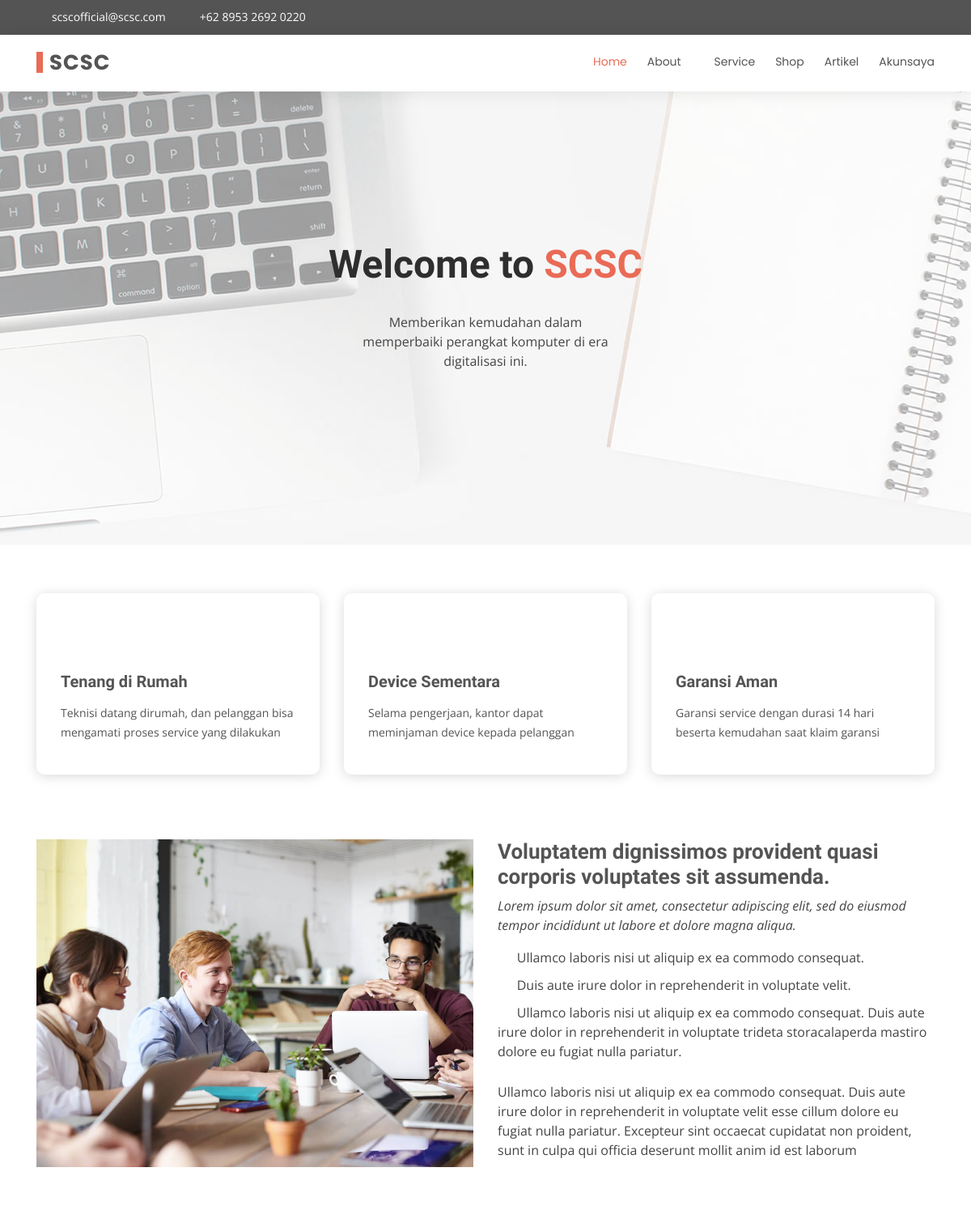
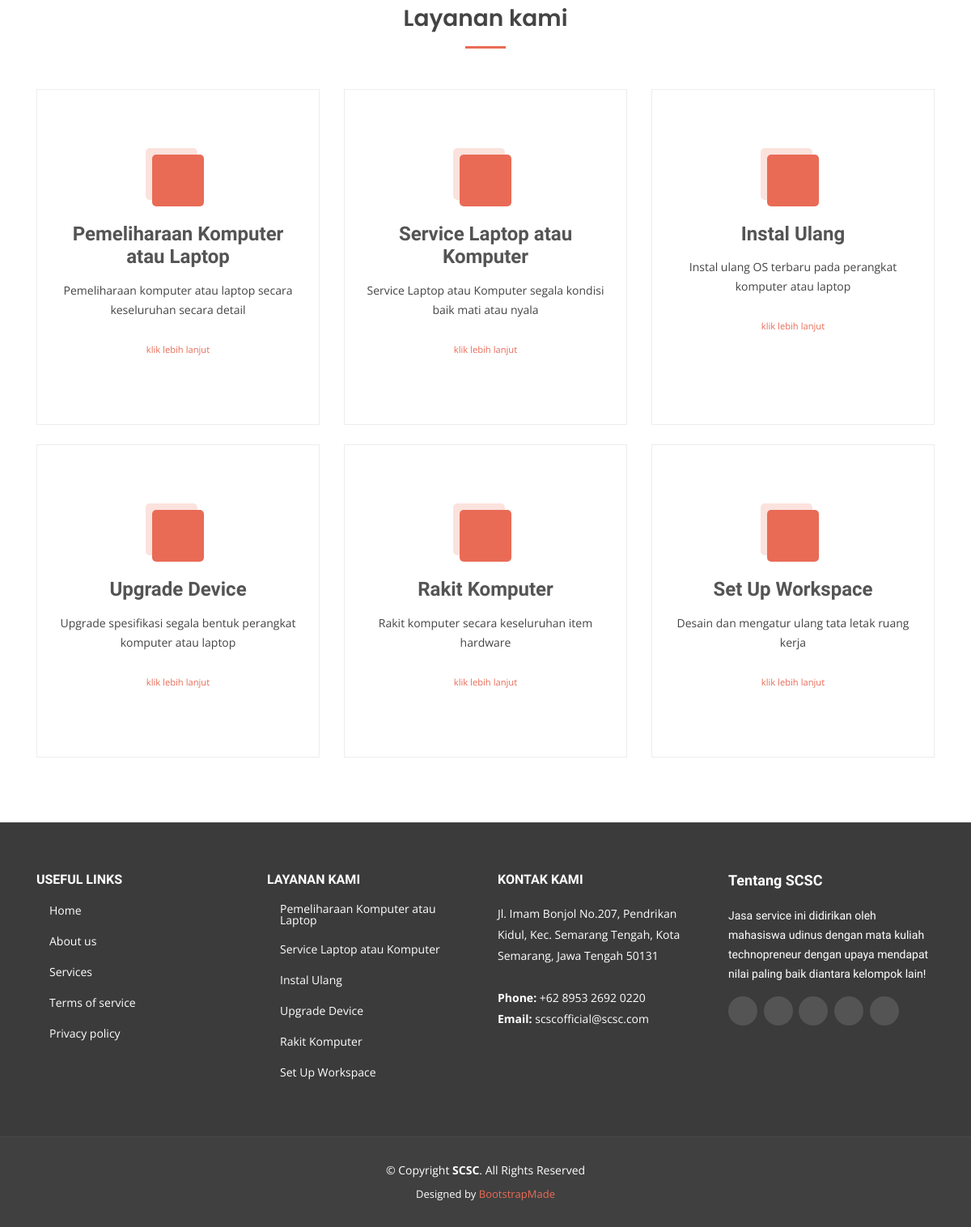
The page / on the database its author committed (2 pictures, top to bottom).
### tables this page shows
CREATE TABLE `homemenu` (
  `id` int(191) NOT NULL,
  `name` varchar(191) NOT NULL,
  `value` varchar(191) NOT NULL,
  `status` int(191) NOT NULL
);

CREATE TABLE `corefitur` (
  `id` int(191) NOT NULL,
  `name` varchar(191) NOT NULL,
  `icon` varchar(191) NOT NULL,
  `description` text NOT NULL
);

CREATE TABLE `service` (
  `id` int(191) NOT NULL,
  `icon` varchar(191) NOT NULL,
  `name` varchar(191) NOT NULL,
  `description` text NOT NULL,
  `estimation` varchar(191) NOT NULL,
  `level` int(191) NOT NULL,
  `price` int(191) NOT NULL,
  `status` int(191) NOT NULL
);

### application/controllers/Home.php (called while the page is built, shortened)
<?php
class home extends CI_Controller
{
    public function index()
    {
        $data['title'] = "SCSC";
        $tempVar = $this->scsc->getAll("homemenu");
        $data['menu'] = $tempVar;
        $tempVar = $this->scsc->getAll("homemenuabout");
        $data['submenu'] = $tempVar;
        $tempVar = $this->scsc->getData("profil",array('name'=>'tentang'));
        $tempVar = $tempVar[0]["value"];
        $data['tentang'] = $tempVar;
        $tempVar = $this->scsc->getData("profil",array('name'=>'slogan'));
        $tempVar = $tempVar[0]["value"];
        $data['slogan'] = $tempVar;
        $tempVar = $this->scsc->getData("profil",array('name'=>'logo'));
        $tempVar = $tempVar[0]["value"];
        $data['logo'] = $tempVar;
        $tempVar = $this->scsc->getData("profil",array('name'=>'singkatan'));
        $tempVar = $tempVar[0]["value"];
        $data['singkatan'] = $tempVar;
        $tempVar = $this->scsc->getData("profil",array('name'=>'email'));
        $tempVar = $tempVar[0]["value"];
        $data['email'] = $tempVar;
        $tempVar = $this->scsc->getData("profil",array('name'=>'alamat'));
        $tempVar = $tempVar[0]["value"];
        $data['alamat'] = $tempVar;
        $tempVar = $this->scsc->getData("profil",array('name'=>'telp'));
        $tempVar = $tempVar[0]["value"];
        $data['telp'] = $tempVar;
        $tempVar = $this->scsc->getData("profil",array('name'=>'twitter'));
        $tempVar = $tempVar[0]["value"];
        $data['twitter'] = $tempVar;
        $tempVar = $this->scsc->getData("profil",array('name'=>'facebook'));
        $tempVar = $tempVar[0]["value"];
        $data['facebook'] = $tempVar;
        $tempVar = $this->scsc->getData("profil",array('name'=>'instagram'));
        $tempVar = $tempVar[0]["value"];
        $data['instagram'] = $tempVar;
        $tempVar = $this->scsc->getData("profil",array('name'=>'skype'));
        $tempVar = $tempVar[0]["value"];
        $data['skype'] = $tempVar;
        $tempVar = $this->scsc->getData("profil",array('name'=>'linkedin'));
        $tempVar = $tempVar[0]["value"];
        $data['linkedin'] = $tempVar;
        $tempVar = $this->scsc->getAll("corefitur");
        $data['mainfitur'] = $tempVar;
        $tempVar = $this->scsc->getData("service",array('status'=>'1'));
        $data['services'] = $tempVar;
        $data['active'] = 1;
        $data['dd'] = 2;
        $data['dda'] = 0;
        $this->load->view('home/header', $data);
        $this->load->view('home/top', $data);
        $this->load->view('home/index', $data);
        $this->load->view('home/footer', $data);
    }
}

### index.php (called while the page is built, shortened)
<?php
require_once BASEPATH.'core/CodeIgniter.php';

### application/models/scsc.php (called while the page is built, shortened)
<?php
class scsc extends CI_Model
{
    public function getData($dataBase, $where)
    {
        return $this->db->get_where($dataBase, $where)->result_array();
    }
    public function getAll($tabel)
    {
        return $this->db->get($tabel)->result_array();
    }
}

### application/views/home/index.php (the view, shortened to what this page needs)
<section id="hero">
  <div class="hero-container">
    <div id="heroCarousel" class="carousel slide carousel-fade" data-ride="carousel">
        <div class="carousel-item active" style="background: url(<?= base_url();?>assets/home/img/slide/slide-1.jpg)">
          <div class="carousel-container">
            <div class="carousel-content">
              <h2 class="animate__animated animate__fadeInDown">Welcome to <span><?= $singkatan;?></span></h2>
              <p class="animate__animated animate__fadeInUp"><?= $slogan;?>.</p>
            </div>
          </div>
        </div>
    </div>
  </div>
</section>
<main id="main">
  <section id="featured" class="featured">
    <div class="container">
      <div class="row">
        <?php foreach($mainfitur as $fitur):?>
        <div class="col-lg-4">
          <div class="icon-box">
            <i class="<?= $fitur['icon']?>"></i>
            <h3><a href=""><?= $fitur['name']?></a></h3>
            <p><?= $fitur['description']?></p>
          </div>
        </div>
        <?php endforeach;?>
      </div>
    </div>
  </section>
  <section id="about" class="about">
    <div class="container">
      <div class="row">
        <div class="col-lg-6">
          <img src="<?= base_url();?>assets/home/img/about.jpg" class="img-fluid" alt="">
        </div>
        <div class="col-lg-6 pt-4 pt-lg-0 content">
          <h3>Voluptatem dignissimos provident quasi corporis voluptates sit assumenda.</h3>
          <p class="font-italic">
            Lorem ipsum dolor sit amet, consectetur adipiscing elit, sed do eiusmod tempor incididunt ut labore et dolore
            magna aliqua.
          </p>
          <ul>
            <li><i class="icofont-check-circled"></i> Ullamco laboris nisi ut aliquip ex ea commodo consequat.</li>
            <li><i class="icofont-check-circled"></i> Duis aute irure dolor in reprehenderit in voluptate velit.</li>
            <li><i class="icofont-check-circled"></i> Ullamco laboris nisi ut aliquip ex ea commodo consequat. Duis aute irure dolor in reprehenderit in voluptate trideta storacalaperda mastiro dolore eu fugiat nulla pariatur.</li>
          </ul>
          <p>
            Ullamco laboris nisi ut aliquip ex ea commodo consequat. Duis aute irure dolor in reprehenderit in voluptate
            velit esse cillum dolore eu fugiat nulla pariatur. Excepteur sint occaecat cupidatat non proident, sunt in
            culpa qui officia deserunt mollit anim id est laborum
          </p>
        </div>
      </div>
    </div>
  </section>
  <section id="services" class="services">
    <div class="container">
      <div class="section-title" data-aos="fade-up">
        <h2>Layanan kami</h2>
      </div>
      <div class="row">
        <?php $a=1 ;
        foreach($services as $service):?>
          <div class="col-lg-4 col-md-6 d-flex align-items-stretch <?php if($a > 3):?>mt-4<?php endif;?>">
            <div class="icon-box">
              <div class="icon"><i class="bx <?= $service['icon'];?>"></i></div>
              <h4><a href=""><?= $service['name'];?></a></h4>
              <p><?= $service['description'];?></p>
              <br>
              <a href="<?= base_url()?>service/serviceitem/<?= $service['name'];?>" class="stretched-link"><p><small>klik lebih lanjut</small></p></a>
            </div>
          </div>
        <?php $a++;
        endforeach;?>
      </div>
    </div>
  </section>
</main>

### application/views/home/top.php (shortened to what this page needs)
<body>
  <section id="topbar" class="d-none d-lg-block">
    <div class="container d-flex">
      <div class="contact-info mr-auto">
        <i class="icofont-envelope"></i><a href="mailto:<?= $email; ?>" target="_blank" ><?= $email; ?></a>
        <i class="icofont-phone"></i> <a href="tel:<?= $telp; ?>" target="_blank" ><?= $telp; ?></a>
      </div>
      <div class="social-links">
        <a href="<?= $twitter; ?>" target="_blank" class="twitter"><i class="icofont-twitter"></i></a>
        <a href="<?= $facebook; ?>" target="_blank" class="facebook"><i class="icofont-facebook"></i></a>
        <a href="<?= $instagram; ?>" target="_blank" class="instagram"><i class="icofont-instagram"></i></a>
        <a href="<?= $skype; ?>" target="_blank" class="skype"><i class="icofont-skype"></i></a>
        <a href="<?= $linkedin; ?>" target="_blank" class="linkedin"><i class="icofont-linkedin"></i></i></a>
      </div>
    </div>
  </section>
  <header id="header">
    <div class="container d-flex">
      <div class="logo mr-auto">
        <h1 class="text-light"><a href="<?= base_url()?>"><span><?= $singkatan; ?></span></a></h1>
      </div>
      <nav class="nav-menu d-none d-lg-block">
        <ul>
          <?php $a=1;
            foreach($menu as $nama):?>
            <?php if($a == $active && $nama['id'] != $dd):?>
              <li class="active"><a href="<?= base_url().strtolower($nama['value']);?>"><?= $nama['name'];?></a></li>
            <?php elseif($nama['id'] == $dd):?>
              <li class="drop-down"><a href="#"><?= $nama['name'];?></a>
              </li>
            <?php else:?>
              <li><a href="<?= base_url().strtolower($nama['value']);?>"><?= $nama['name'];?></a></li>
            <?php endif;?>
            <?php $a++;?>
          <?php endforeach;?>
        </ul>
      </nav>
    </div>
  </header>

### application/views/home/footer.php (shortened to what this page needs)
<footer id="footer">
  <div class="footer-top">
    <div class="container">
      <div class="row">
        <div class="col-lg-3 col-md-6 footer-links">
          <h4>Useful Links</h4>
          <ul>
            <li><i class="bx bx-chevron-right"></i> <a href="#">Home</a></li>
            <li><i class="bx bx-chevron-right"></i> <a href="#">About us</a></li>
            <li><i class="bx bx-chevron-right"></i> <a href="#">Services</a></li>
            <li><i class="bx bx-chevron-right"></i> <a href="#">Terms of service</a></li>
            <li><i class="bx bx-chevron-right"></i> <a href="#">Privacy policy</a></li>
          </ul>
        </div>
        <div class="col-lg-3 col-md-6 footer-links">
          <h4>Layanan kami</h4>
          <ul>
            <?php foreach($services as $service):?>
              <li><i class="bx bx-chevron-right"></i> <a href="<?= base_url()?>service/serviceitem/<?= $service['name'];?>"><?= $service['name']; ?></a></li>
            <?php endforeach;?>
          </ul>
        </div>
        <div class="col-lg-3 col-md-6 footer-contact">
          <h4>Kontak kami</h4>
          <p>
            <?= $alamat; ?>
            <br><br>
            <strong>Phone:</strong> <?= $telp; ?><br>
            <strong>Email:</strong> <a href="mailto:<?= $email; ?>" target="_blank" class="text-white"><?= $email; ?></a><br>
          </p>
        </div>
        <div class="col-lg-3 col-md-6 footer-info">
          <h3>Tentang <?= $singkatan;?></h3>
          <p><?= ucfirst($tentang);?></p>
          <div class="social-links mt-3">
            <a href="<?= $twitter; ?>" target="_blank" class="twitter"><i class="icofont-twitter"></i></a>
            <a href="<?= $facebook; ?>" target="_blank" class="facebook"><i class="icofont-facebook"></i></a>
            <a href="<?= $instagram; ?>" target="_blank" class="instagram"><i class="icofont-instagram"></i></a>
            <a href="<?= $skype; ?>" target="_blank" class="skype"><i class="icofont-skype"></i></a>
            <a href="<?= $linkedin; ?>" target="_blank" class="linkedin"><i class="icofont-linkedin"></i></i></a>
          </div>
        </div>
      </div>
    </div>
  </div>
  <div class="container">
    <div class="copyright">
      &copy; Copyright <strong><span><?= $singkatan; ?></span></strong>. All Rights Reserved
    </div>
    <div class="credits">
      Designed by <a href="https://bootstrapmade.com/">BootstrapMade</a>
    </div>
  </div>
</footer>
</body>
</html>

### rows shown on the page
homemenu: name "Home"
homemenu: name "About"
homemenu: name "Service"
homemenu: name "Shop"
homemenu: name "Artikel"
homemenu: name "Akunsaya"
corefitur: name "Tenang di Rumah", description "Teknisi datang dirumah, dan pelanggan bisa mengamati proses service yang dilakukan"
corefitur: name "Device Sementara", description "Selama pengerjaan, kantor dapat meminjaman device kepada pelanggan"
corefitur: name "Garansi Aman", description "Garansi service dengan durasi 14 hari beserta kemudahan saat klaim garansi"
service: name "Pemeliharaan Komputer atau Laptop", description "Pemeliharaan komputer atau laptop secara keseluruhan secara detail"
service: name "Service Laptop atau Komputer", description "Service Laptop atau Komputer segala kondisi baik mati atau nyala"
service: name "Instal Ulang", description "Instal ulang OS terbaru pada perangkat komputer atau laptop"
service: name "Upgrade Device", description "Upgrade spesifikasi segala bentuk perangkat komputer atau laptop"
service: name "Rakit Komputer", description "Rakit komputer secara keseluruhan item hardware"
service: name "Set Up Workspace", description "Desain dan mengatur ulang tata letak ruang kerja"

### other values the page prints
$email "scscofficial@scsc.com"
$telp "+62 8953 2692 0220"
$singkatan "SCSC"
$slogan "Memberikan kemudahan dalam memperbaiki perangkat komputer di era digitalisasi ini"
$alamat "Jl. Imam Bonjol No.207, Pendrikan Kidul, Kec. Semarang Tengah, Kota Semarang, Jawa Tengah 50131"
$tentang "Jasa service ini didirikan oleh mahasiswa udinus dengan mata kuliah technopreneur dengan upaya mendapat nilai paling baik diantara kelompok lain!"
